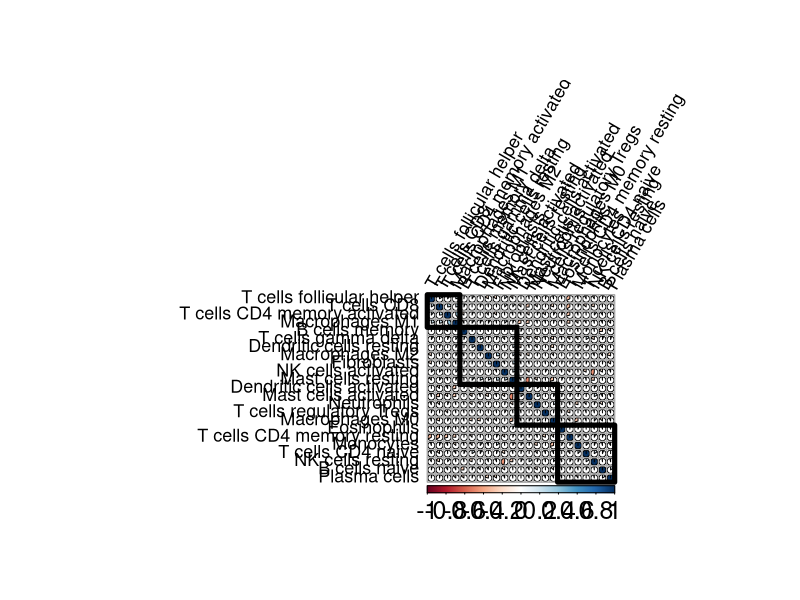
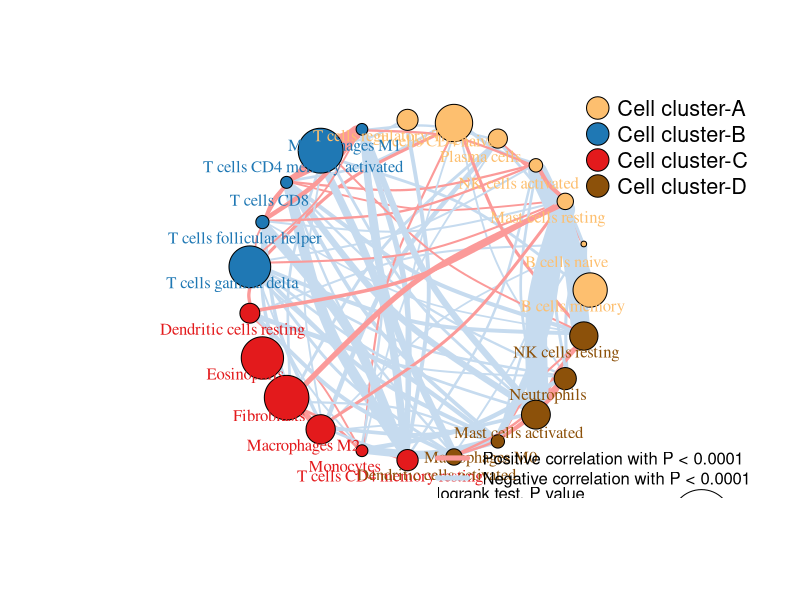

Write R code to recreate these figures, in order.
## ---- chunk 1
knitr::opts_chunk$set(echo = TRUE)
## ---- chunk 2
library(reshape2)
library(corrplot)
library(plyr)
library(igraph) #用于绘制网络图

Sys.setenv(LANGUAGE = "en") #显示英文报错信息
options(stringsAsFactors = FALSE) #禁止chr转成factor
## ---- chunk 3
poscol <- "#FB9A99" #正相关用红色连线
negcol <- "#C6DBEF" #负相关用蓝色连线

mycol <- c("#FDBF6F", "#1F78B4", "#E31A1C", "#8C510A") #cluster的颜色，如果有更多类，就给更多的颜色
## ---- chunk 4
# 免疫细胞矩阵
input_data <- read.csv("easy_input_immune.csv", row.names = 1, check.names = F)
dim(input_data)
input_data[1:3,1:3]

# 生存分析结果
bb <- read.csv("easy_input_HR.csv",header = T);
head(bb)
bb$Cell.types <- as.character(bb$Cell.types) 
colnames(bb)[1] <- c("ID")
#用pvalue控制节点圆的大小
bb$weight <- abs(log10(bb$log_rank_p))
#用HR标圆心点的颜色
bb$weight_HR <- (as.numeric(bb$HR)-1)*100
bb$colr <- ifelse(bb$weight_HR<0, "green", "black")
head(bb)

#保存到文件，根据最后一列颜色在最后输出的pdf文件中画圆心
write.csv(bb, "output_HR_corlor.csv", quote = F)
## ---- chunk 5
# options(scipen = 100,digits = 4)
corr <- cor(input_data, method = "spearman")
corrplot(corr,title = "", 
         method = "pie", #或"circle" (default), "square", "ellipse", "number", "pie", "shade" and "color"
         outline = T, addgrid.col = "darkgray", 
         order="hclust", addrect = 4, #hclust聚为4类，根据数据的具体情况调整
         mar = c(4,0,4,0), #撑大画布，让细胞名显示完全
         rect.col = "black", rect.lwd = 5, cl.pos = "b", 
         tl.col = "black", tl.cex = 1.08, cl.cex = 1.5, tl.srt=60)
## ---- chunk 6
cor.mtest <- function(corr, ...) {
  corr <- as.matrix(corr)
  n <- ncol(corr)
  p.corr <- matrix(NA, n, n)
  diag(p.corr) <- 0
  for (i in 1:(n - 1)) {
    for (j in (i + 1):n) {
      tmp <- cor.test(corr[, i],method = "spearman", corr[, j], ...)
      p.corr[i, j] <- p.corr[j, i] <- tmp$p.value
    }
  }
  colnames(p.corr) <- rownames(p.corr) <- colnames(corr)
  p.corr
}

p.corr <- cor.mtest(input_data) 
head(p.corr[, 1:5])
## ---- chunk 7
#合并相关系数和P值
rr <- as.data.frame(corr);
rr$ID <- rownames(rr)
cor <- melt(rr,"ID",value.name = "cor"); #head(cor)

pp <- as.data.frame(p.corr);
pp$ID <- rownames(pp)
pvalue <- melt(pp,"ID",value.name = "pvalue"); #head(pvalue)
colnames(pvalue) <- c("from","to","pvalue")

corpvlue <- cbind(pvalue, cor)
head(corpvlue)
corpvlue <- corpvlue[, -c(4:5)]
head(corpvlue)
dim(corpvlue)

#去掉相关性较弱的连接
corpvlue <- corpvlue[corpvlue$pvalue < 0.0001,] #只保留pvalue < 0.0001的
dim(corpvlue)
corpvlue$weight <- corpvlue$pvalue
corpvlue$weight <- -log10(corpvlue$weight)
head(corpvlue)

#去掉相关系数为1，也就是两个相同变量之间的连接
corpvlue <- corpvlue[!corpvlue$cor==1,]
dim(corpvlue)
#去掉相关系数一样的连接--也就是重复计算的连接
summary(duplicated(corpvlue$weight))
corpvlue <- corpvlue[!duplicated(corpvlue$weight),]
dim(corpvlue)

#相关系数的正负用不同颜色表示
corpvlue$color <- ifelse(corpvlue$cor<0, negcol, poscol)

#保存到文件，便于查看
write.csv(corpvlue, "output_links.csv")
## ---- chunk 8
cellcluster <- as.data.frame(t(input_data))
#cellcluster[1:5,1:5]

hc <- hclust(dist((cellcluster)))
hcd <- as.dendrogram(hc)
(clus4 <- cutree(hc, 4)) #分4类

A <- as.character(rownames(as.data.frame(subset(clus4,clus4==1))))
B <- as.character(rownames(as.data.frame(subset(clus4,clus4==2))))
C <- as.character(rownames(as.data.frame(subset(clus4,clus4==3))))
D <- as.character(rownames(as.data.frame(subset(clus4,clus4==4))))
cls <- list(A,B,C,D)

nodes <- as.data.frame(unlist(cls))
nodes$type <- c(rep("B",9),rep("A",4),rep("C",5),rep("D",5))
names(nodes) <- c("media","type.label")

#以hclust的结果为基础，调整部分细胞所属的cluster
nodes$type.label[nodes$media=="T cells follicular helper"] <- "B"
nodes$type.label[nodes$media=="B cells naive"] <- "A"
nodes$type.label[nodes$media=="T cells CD4 naive"] <- "A"
nodes$type.label[nodes$media=="Plasma cells"] <- "A"
nodes$type.label[nodes$media=="Dendritic cells resting"] <- "C"
nodes$type.label[nodes$media=="Eosinophils"] <- "C"
nodes$type.label[nodes$media=="Mast cells resting"] <- "A"

nodes <- as.data.frame(nodes)
nodes$media <- as.character(nodes$media)
nodes
## ---- chunk 9
# 合并生存分析的数据和细胞分类的数据
summary(nodes$media %in% bb$ID) #检查细胞名是否一致
nodes <- merge(nodes, bb, by.x = "media", "ID", all.x = T, all.y = T) #按细胞名merge

nodes$Fraction <- abs(nodes$weight_HR)
nodes$id <- paste("S", 01:23, sep = "")
nodes <- nodes[order(nodes$type.label),]
nodes <- nodes[,c(ncol(nodes),1:ncol(nodes)-1)]
nodes <- nodes[order(nodes$type.label),]
nodes

#建立nodes和links的连接id，把细胞名换成ID
paste0("'",nodes$media,"'","=","'",nodes$id,"'",collapse = ",")
corpvlue$from <- revalue(corpvlue$from,c('B cells memory'='S1','B cells naive'='S2','Dendritic cells activated'='S3',
                                       'Dendritic cells resting'='S4','Eosinophils'='S5','Fibroblasts'='S6','Macrophages M0'='S7',
                                       'Macrophages M1'='S8','Macrophages M2'='S9','Mast cells activated'='S10',
                                       'Mast cells resting'='S11','Monocytes'='S12','Neutrophils'='S13',
                                       'NK cells activated'='S14','NK cells resting'='S15','Plasma cells'='S16',
                                       'T cells CD4 memory activated'='S17','T cells CD4 memory resting'='S18',
                                       'T cells CD4 naive'='S19','T cells CD8'='S20','T cells follicular helper'='S21',
                                       'T cells gamma delta'='S22','T cells regulatory Tregs'='S23'))
corpvlue$to <- revalue(corpvlue$to,c('B cells memory'='S1','B cells naive'='S2','Dendritic cells activated'='S3',
                                   'Dendritic cells resting'='S4','Eosinophils'='S5','Fibroblasts'='S6','Macrophages M0'='S7',
                                   'Macrophages M1'='S8','Macrophages M2'='S9','Mast cells activated'='S10',
                                   'Mast cells resting'='S11','Monocytes'='S12','Neutrophils'='S13',
                                   'NK cells activated'='S14','NK cells resting'='S15','Plasma cells'='S16',
                                   'T cells CD4 memory activated'='S17','T cells CD4 memory resting'='S18',
                                   'T cells CD4 naive'='S19','T cells CD8'='S20','T cells follicular helper'='S21',
                                   'T cells gamma delta'='S22','T cells regulatory Tregs'='S23'))
(links <- corpvlue)

#利用nodes和links构建网络的input文件
net <- graph_from_data_frame(d=links, vertices=nodes, directed=T) 
## ---- chunk 10
# Generate colors based on cell clusters:
V(net)$color <- revalue(nodes$type.label,c("A"=mycol[1],"B"=mycol[2],"C"=mycol[3],"D"=mycol[4]))
# Compute node degrees (#links) and use that to set node size:
# Set edge width based on weight-log10(p_value):
V(net)$size <- (1 + V(net)$weight)*3 #节点圆的大小，可根据自己的数据再做调整
V(net)$label <- V(net)$media #设置标签
E(net)$arrow.mode <- 0 #不需要箭头
E(net)$edge.color <- "tomato" # tomato gray80
E(net)$width <- 1+E(net)$weight/6  #连接之间权重

pdf("Immune_network.pdf", width = 9.75, height = 8.78 )
plot(net,
     layout=layout_in_circle, #按圆圈布局
     edge.curved=.2, #画弯曲的连线
     vertex.label.color=V(net)$color, #细胞名的颜色
     vertex.label.dist= -2, #标签和节点的位置错开，后期还是要用AI调整
     edge.color=links$color)

#cluster的图例
legend("topright", #图例的位置
       c("Cell cluster-A", "Cell cluster-B", "Cell cluster-C", "Cell cluster-D"),
       pch=21, col="black", pt.bg=mycol, pt.cex=3,
       cex=1.3, bty="n", ncol=1)

#节点圆大小的图例，参考了FigureYa75base_volcano
f <- c(0.05, 0.001, 0.00001, 0.00000001)
s <- abs(log10(f))

legend("bottomright", 
       inset=c(0,-.1), #向下移
       legend=f, text.width = .2, 
       title = "logrank test, P value", title.adj = -.5,
       pch=21, pt.cex=s, bty='n',
       horiz = TRUE, #横向排列
       col = "black")

#连线的图例
legend("bottomright",
       c("Positive correlation with P < 0.0001", 
         "Negative correlation with P < 0.0001"),
       col = c(poscol, negcol), bty="n", 
       cex = 1, lty = 1, lwd = 5)

dev.off()
## ---- chunk 11
sessionInfo()
